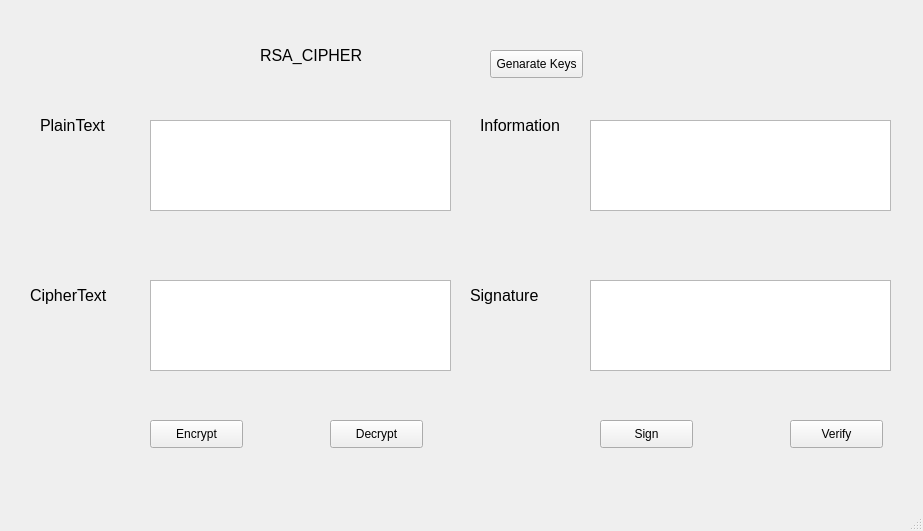
<?xml version="1.0" encoding="UTF-8"?>
<ui version="4.0">
 <class>MainWindow</class>
 <widget class="QMainWindow" name="MainWindow">
  <property name="geometry">
   <rect>
    <x>0</x>
    <y>0</y>
    <width>923</width>
    <height>531</height>
   </rect>
  </property>
  <property name="windowTitle">
   <string>MainWindow</string>
  </property>
  <widget class="QWidget" name="centralwidget">
   <widget class="QPushButton" name="btn_de">
    <property name="geometry">
     <rect>
      <x>330</x>
      <y>420</y>
      <width>93</width>
      <height>28</height>
     </rect>
    </property>
    <property name="text">
     <string>Decrypt</string>
    </property>
   </widget>
   <widget class="QPushButton" name="btn_en_2">
    <property name="geometry">
     <rect>
      <x>600</x>
      <y>420</y>
      <width>93</width>
      <height>28</height>
     </rect>
    </property>
    <property name="text">
     <string>Sign</string>
    </property>
   </widget>
   <widget class="QLabel" name="label_2">
    <property name="geometry">
     <rect>
      <x>480</x>
      <y>110</y>
      <width>81</width>
      <height>31</height>
     </rect>
    </property>
    <property name="font">
     <font>
      <pointsize>12</pointsize>
     </font>
    </property>
    <property name="text">
     <string>Information</string>
    </property>
   </widget>
   <widget class="QLabel" name="label">
    <property name="geometry">
     <rect>
      <x>40</x>
      <y>110</y>
      <width>81</width>
      <height>31</height>
     </rect>
    </property>
    <property name="font">
     <font>
      <pointsize>12</pointsize>
     </font>
    </property>
    <property name="text">
     <string>PlainText</string>
    </property>
   </widget>
   <widget class="QTextEdit" name="txt_plain_2">
    <property name="geometry">
     <rect>
      <x>590</x>
      <y>120</y>
      <width>301</width>
      <height>91</height>
     </rect>
    </property>
   </widget>
   <widget class="QPushButton" name="btn_de_2">
    <property name="geometry">
     <rect>
      <x>790</x>
      <y>420</y>
      <width>93</width>
      <height>28</height>
     </rect>
    </property>
    <property name="text">
     <string>Verify</string>
    </property>
   </widget>
   <widget class="QPushButton" name="btn_en">
    <property name="geometry">
     <rect>
      <x>150</x>
      <y>420</y>
      <width>93</width>
      <height>28</height>
     </rect>
    </property>
    <property name="text">
     <string>Encrypt</string>
    </property>
   </widget>
   <widget class="QTextEdit" name="txt_cipher">
    <property name="geometry">
     <rect>
      <x>150</x>
      <y>280</y>
      <width>301</width>
      <height>91</height>
     </rect>
    </property>
   </widget>
   <widget class="QTextEdit" name="txt_cipher_2">
    <property name="geometry">
     <rect>
      <x>590</x>
      <y>280</y>
      <width>301</width>
      <height>91</height>
     </rect>
    </property>
   </widget>
   <widget class="QLabel" name="label_3">
    <property name="geometry">
     <rect>
      <x>30</x>
      <y>270</y>
      <width>111</width>
      <height>51</height>
     </rect>
    </property>
    <property name="font">
     <font>
      <pointsize>12</pointsize>
     </font>
    </property>
    <property name="text">
     <string>CipherText</string>
    </property>
   </widget>
   <widget class="QPushButton" name="btn_en_3">
    <property name="geometry">
     <rect>
      <x>490</x>
      <y>50</y>
      <width>93</width>
      <height>28</height>
     </rect>
    </property>
    <property name="text">
     <string>Genarate Keys</string>
    </property>
   </widget>
   <widget class="QLabel" name="label_4">
    <property name="geometry">
     <rect>
      <x>260</x>
      <y>30</y>
      <width>111</width>
      <height>51</height>
     </rect>
    </property>
    <property name="font">
     <font>
      <pointsize>12</pointsize>
     </font>
    </property>
    <property name="text">
     <string>RSA_CIPHER</string>
    </property>
   </widget>
   <widget class="QTextEdit" name="txt_plain">
    <property name="geometry">
     <rect>
      <x>150</x>
      <y>120</y>
      <width>301</width>
      <height>91</height>
     </rect>
    </property>
   </widget>
   <widget class="QLabel" name="label_5">
    <property name="geometry">
     <rect>
      <x>470</x>
      <y>270</y>
      <width>111</width>
      <height>51</height>
     </rect>
    </property>
    <property name="font">
     <font>
      <pointsize>12</pointsize>
     </font>
    </property>
    <property name="text">
     <string>Signature</string>
    </property>
   </widget>
  </widget>
  <widget class="QMenuBar" name="menubar">
   <property name="geometry">
    <rect>
     <x>0</x>
     <y>0</y>
     <width>923</width>
     <height>18</height>
    </rect>
   </property>
  </widget>
  <widget class="QStatusBar" name="statusbar"/>
 </widget>
 <resources/>
 <connections/>
</ui>
